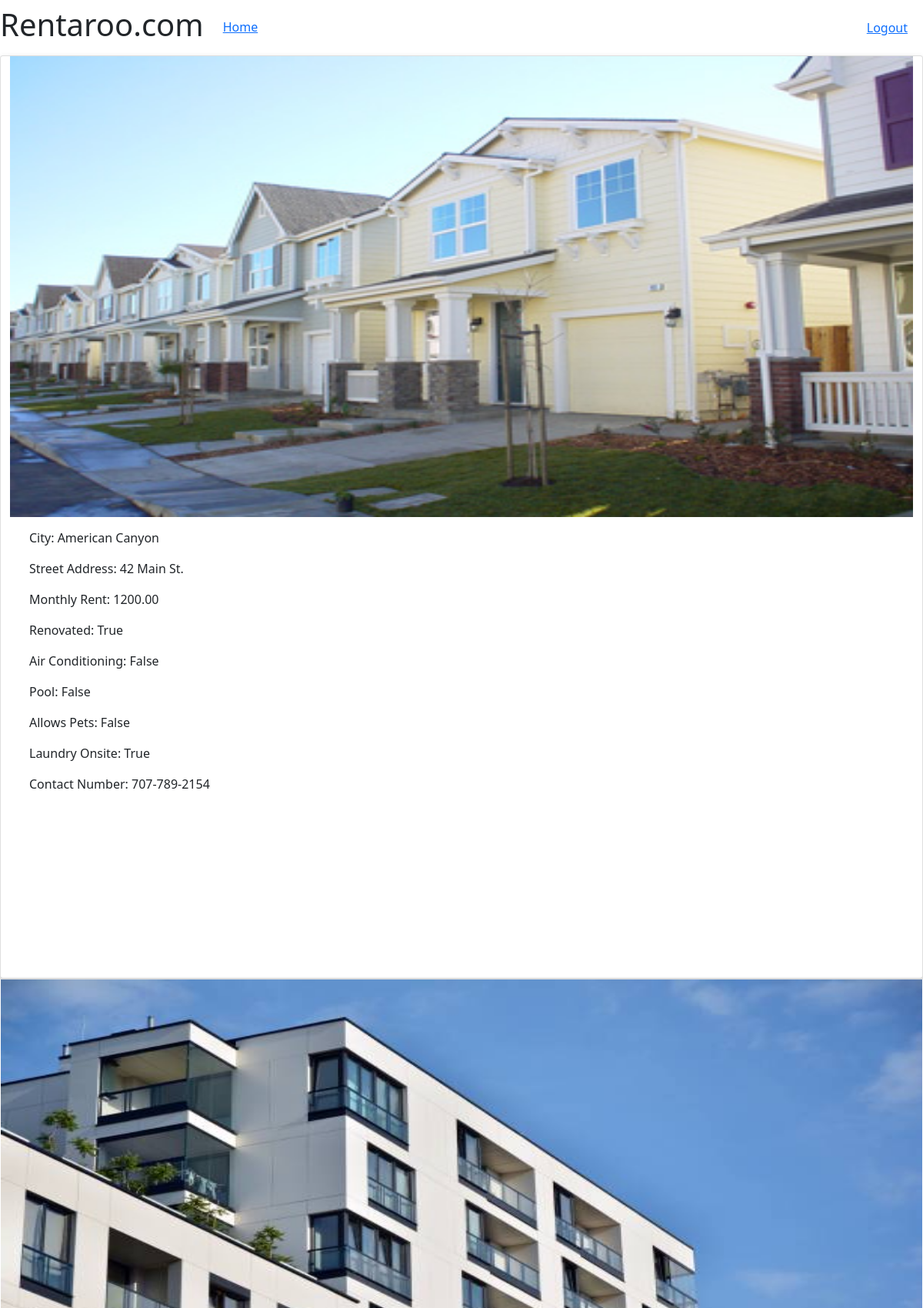
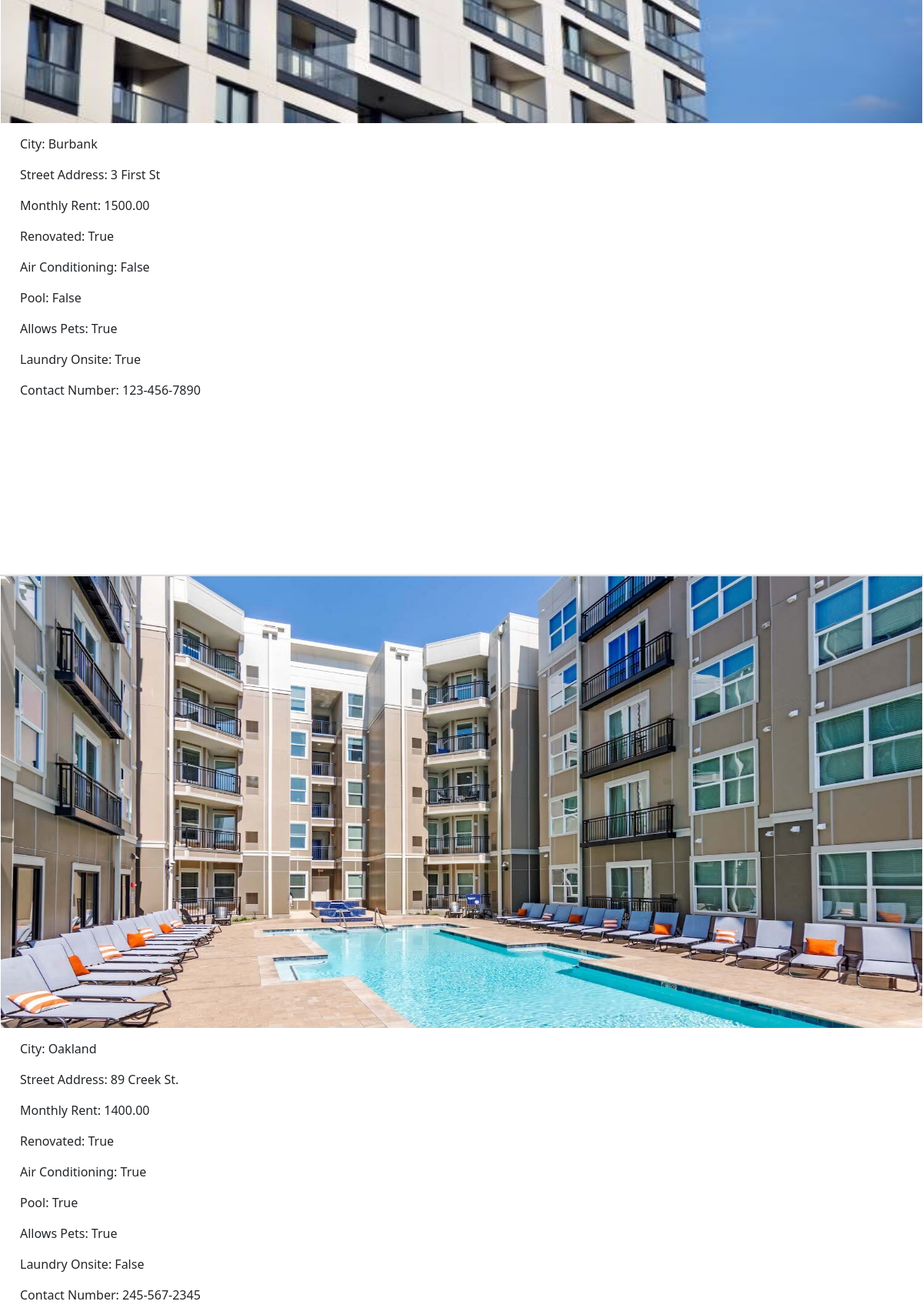
The page /all_apartments (upper part) on the database its author committed (2 pictures, top to bottom).
### main_app/models.py (models this page shows, shortened)
class Apartment(models.Model):
    city = models.CharField(max_length=100)
    street_address = models.CharField(max_length=100)
    apartment_img = models.ImageField(null=True, blank=True)
    monthly_rent = models.DecimalField(max_digits=7, decimal_places=2)
    renovated = models.BooleanField(default=False)
    air_conditioning = models.BooleanField(default=False)
    pool = models.BooleanField(default=False)
    allows_pets = models.BooleanField(default=False)
    laundry_onsite = models.BooleanField(default=False)
    contact_number = models.CharField(max_length=12, null=True, blank=True)

### main_app/views.py (the view)
# urls.py: path('all_apartments', views.all_apartments),
def all_apartments(request):
    apartments = Apartment.objects.all()
    context = {
        'apartments': apartments
    }
    return render(request, 'all_apartments.html', context)

### main_app/templates/all_apartments.html (shortened to what this page needs)
<!DOCTYPE html>
<html lang="en">
<head>
    {% load static %}
    <link rel="stylesheet" href="{% static 'css/all_apartments.css'%}">
    <link href="https://cdn.jsdelivr.net/npm/bootstrap@5.0.2/dist/css/bootstrap.min.css"
        rel="stylesheet"
>
</head>
<body>
    {% include 'navbar.html' %}
    <div class="container-fluid">
        {% for apartment in apartments %}
        <div class="row">
                <div class="card">
                    <img src="static{{ apartment.apartment_img.url }}" alt="apartment">
                    <div class="content">
                        <p>City: {{ apartment.city }}</p>
                        <p>Street Address: {{ apartment.street_address }}</p>
                        <p>Monthly Rent: {{ apartment.monthly_rent }}</p>
                        <p>Renovated: {{ apartment.renovated }}</p>
                        <p>Air Conditioning: {{ apartment.air_conditioning }}</p>
                        <p>Pool: {{ apartment.pool }}</p>
                        <p>Allows Pets: {{ apartment.allows_pets }}</p>
                        <p>Laundry Onsite: {{ apartment.laundry_onsite }}</p>
                        <p>Contact Number: {{ apartment.contact_number }}</p>
                    </div>
                </div>
            </div>
        </div>
    {% endfor %}
    {% include 'footer.html' %}
</body>
</html>

### main_app/templates/navbar.html (shortened to what this page needs)
<nav class="navbar" style="display: flex; justify-content: space-between;">
    <div style="display: flex; justify-content: left">
        <h1 class="heading">Rentaroo.com</h1>
        <div class="right" style="margin-left: 25px; margin-top: 15px;">
            <a href="/home">Home</a>
        </div>
    </div>
    <div style="margin-right: 20px;">
        <a href="/logout">Logout</a>
    </div>
</nav>

### main_app/templates/footer.html (shortened to what this page needs)
<!DOCTYPE html>
<html lang="en">
<head>
    {% load static %}
    <link rel="stylesheet" href="{% static 'css/footer.css'%}">
<link href="https://cdn.jsdelivr.net/npm/bootstrap@5.0.2/dist/css/bootstrap.min.css"
    rel="stylesheet"
>
</head>
<body>
</body>
</html>

### main_app/static/css/all_apartments.css (style rules this page uses)
.card { box-shadow: 0 4px 8px 0 rgba(0,0,0,0.2); transition: 0.3s; display: inline-block; width: 5rem; }
.content { padding: 15px 15px 0px 25px; }
img { width: 100%; height: 50%; }

### rows shown on the page
Apartment: apartment_img (picture), city "American Canyon", street_address "42 Main St.", monthly_rent "1200.00", renovated "True", air_conditioning "False", pool "False", allows_pets "False", laundry_onsite "True", contact_number "707-789-2154"
Apartment: apartment_img (picture), city "Burbank", street_address "3 First St", monthly_rent "1500.00", renovated "True", air_conditioning "False", pool "False", allows_pets "True", laundry_onsite "True", contact_number "123-456-7890"
Apartment: apartment_img (picture), city "Oakland", street_address "89 Creek St.", monthly_rent "1400.00", renovated "True", air_conditioning "True", pool "True", allows_pets "True", laundry_onsite "False", contact_number "245-567-2345"
